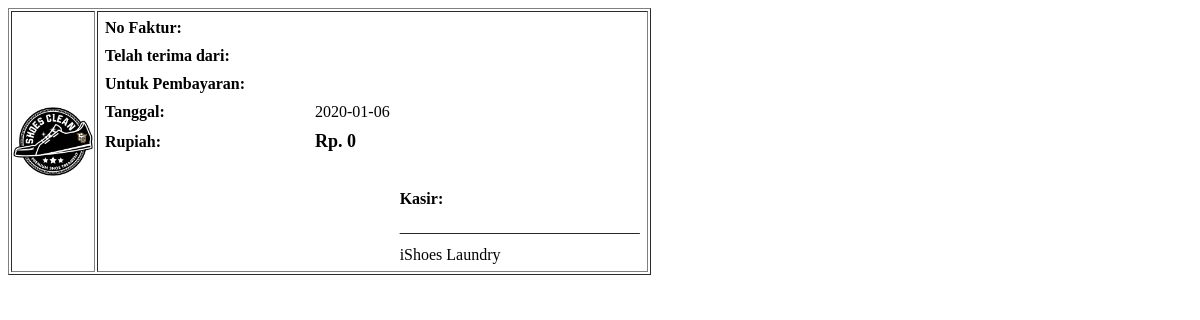
The page /admin/nota.php?id=SC20191227045955 on the database as committed earlier.
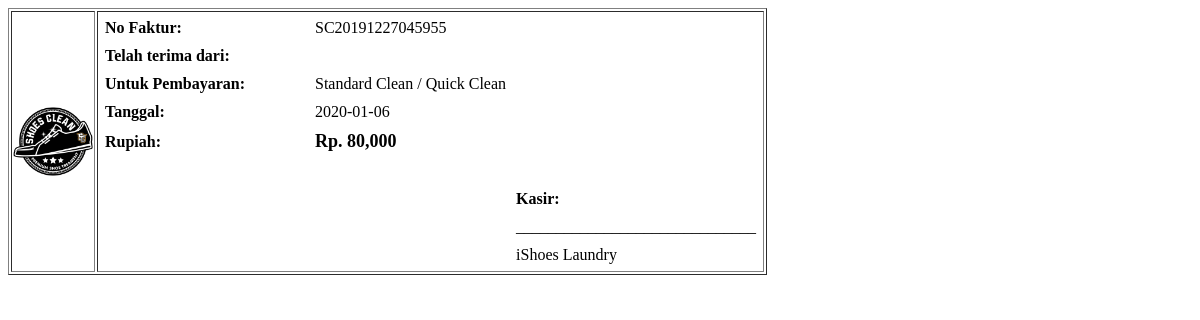
The same page on the database as committed later.
### tables this page shows
CREATE TABLE `order_detail` (
  `faktur` varchar(191) NOT NULL,
  `id_pelanggan` int(11) NOT NULL,
  `layanan` varchar(191) NOT NULL,
  `sepatu` varchar(191) NOT NULL,
  `harga` varchar(191) NOT NULL,
  `taggal` date NOT NULL,
  `waktu` time NOT NULL,
  `jumlah` varchar(11) NOT NULL,
  `total` varchar(191) NOT NULL,
  `status` varchar(191) NOT NULL DEFAULT 'Pending'
);

### admin/nota.php (the view, shortened to what this page needs)
<html>
<head>
</head>
<body>
<?php
include "../koneksi.php";
$id = $_GET['id'];
$data = $koneksi->query("SELECT * FROM `order_detail` a LEFT JOIN pelanggan b ON b.id_pelanggan=a.id_pelanggan WHERE a.faktur='$id'");
$row = $data->fetch_array();
?>
	<table border="1" style="border-collapse: 10px;">
		<tr>
			<td width="80px"><img src="../images/logo2.png" width="80px" /></td>
			<td>
				<table cellpadding="4">
					<tr>
						<td width="200px"><div class="lead">No Faktur:</td>
						<td><div class="value"><?= $row['faktur'] ?></div></td>
					</tr>
					<tr>
						<td><div class="lead">Telah terima dari:</div></td>
						<td><div class="value"><?= $row['nama'] ?></div></td>
					</tr>
					<tr>
						<td><div class="lead">Untuk Pembayaran:</div></td>
						<td><div class="value"><?= $row['layanan'] ?></div></td>
					</tr>
					<tr>
						<td><div class="lead">Tanggal:</div></td>
						<td><div class="value"><?= date('Y-m-d') ?></div></td>
					</tr>
					<tr>
						<td><div class="lead">Rupiah:</div></td>
						<td><div class="value-big">Rp. <?= number_format($row['total']) ?></div></td>
					</tr>
					<tr>
						<td colspan="2">&nbsp;</td>
					</tr>
					<tr>
						<td>&nbsp;</td>
						<td>&nbsp;</td>
						<td><div class="lead">Kasir:</div></td>
					</tr>
					<tr>
						<td>&nbsp;</td>
						<td>&nbsp;</td>
						<td>______________________________</td>
					</tr>
					<tr>
						<td>&nbsp;</td>
						<td>&nbsp;</td>
						<td><div class="value">iShoes Laundry</div></td>
					</tr>
				</table>
			</td>
		</tr>
	</table>
</body>
</html>

Rows that differ between the two databases and show on the page:
added order_detail: faktur "SC20191227045955", layanan "Standard Clean / Quick Clean", total "80,000"
Other text that changed with them:
$row['total']: "0" → (not shown)
